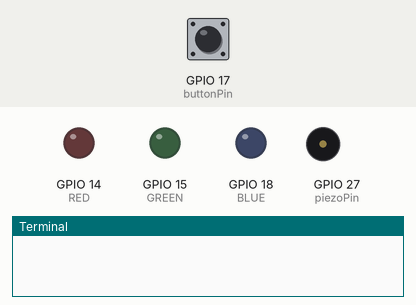
Recording of a program running on a simulated Raspberry Pi (BCM pin numbers). Parts: output pins drawn as LEDs (lit = HIGH), buzzer (waves = sounding), the last lines printed to the terminal. Inputs (shaded band) come from the test bench; at power-on: GPIO 17 (buttonPin) HIGH. The clock reads 2024-03-15 10:24:30 at power-on unless the program sets it.

Above: at 1.2 s.
1.3 s: GPIO 17 (buttonPin) pulled LOW for 0.25 s
At 2.5 s:
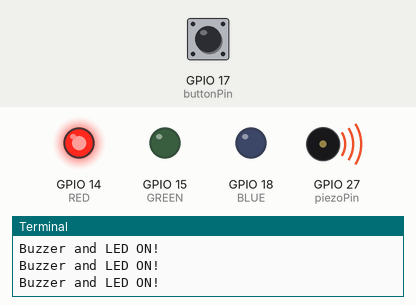
Timing chart, 0 to 2.8 s (numbered marks = the images above; inputs shaded):
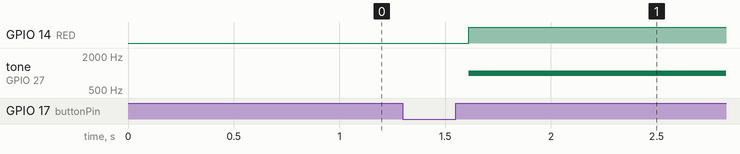

Measured:
- after the input at 1.3 s, GPIO 14 (RED): LOW → HIGH after 0.31 s; tone on GPIO 27 (piezoPin): silent → 1000 Hz after 0.31 s

The program:

btn_ledbuzzer.py
```python
import RPi.GPIO as GPIO
import time

RED = 14
GREEN = 15
BLUE = 18

buttonPin = 17
piezoPin = 27

Melody = [i for i in range(400, 1001)]

buttonCnt = 0

GPIO.setmode(GPIO.BCM)
GPIO.setup(buttonPin, GPIO.IN)
GPIO.setup(RED, GPIO.OUT)
GPIO.setup(GREEN, GPIO.OUT)
GPIO.setup(BLUE, GPIO.OUT)
GPIO.setup(piezoPin, GPIO.OUT)

sound = GPIO.PWM(piezoPin, 440)
last_button_state = GPIO.HIGH

time_n = time.time()

try:
	while True:
		button_state = GPIO.input(buttonPin)
		time.sleep(0.2)
		time_n = time.time()

		if (button_state == GPIO.LOW and last_button_state == GPIO.HIGH):
			#if (time_n <= time.time() + 0.2):
			buttonCnt += 1
			print(buttonCnt)

		if (buttonCnt == 1):
			sound.start(20)
			for i in range(len(Melody)):
				if (i % 2 == 0):
					GPIO.output(RED, GPIO.LOW)
				#sound.ChangeFrequency(Melody[i])
				if (time_n <= time.time() + 0.5):
					sound.ChangeFrequency(Melody[i])
				if (i % 2 == 0):
					GPIO.output(RED, GPIO.HIGH)
			print("Buzzer and LED ON!")

		elif (buttonCnt == 2):
			GPIO.output(RED, GPIO.HIGH)
			sound.stop()
		elif (buttonCnt == 3):
			buttonCnt = 1

		last_button_state = button_state

except KeyboardInterrupt:
	GPIO.cleanup()
```
